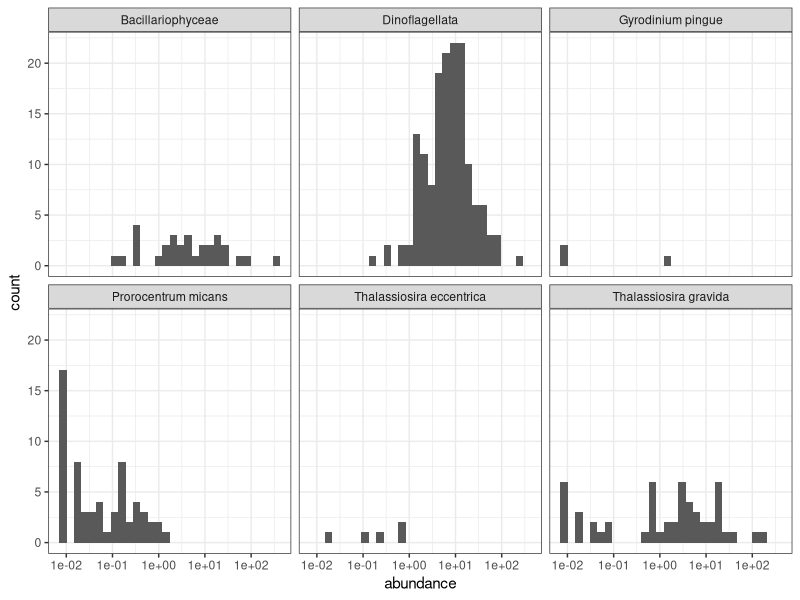
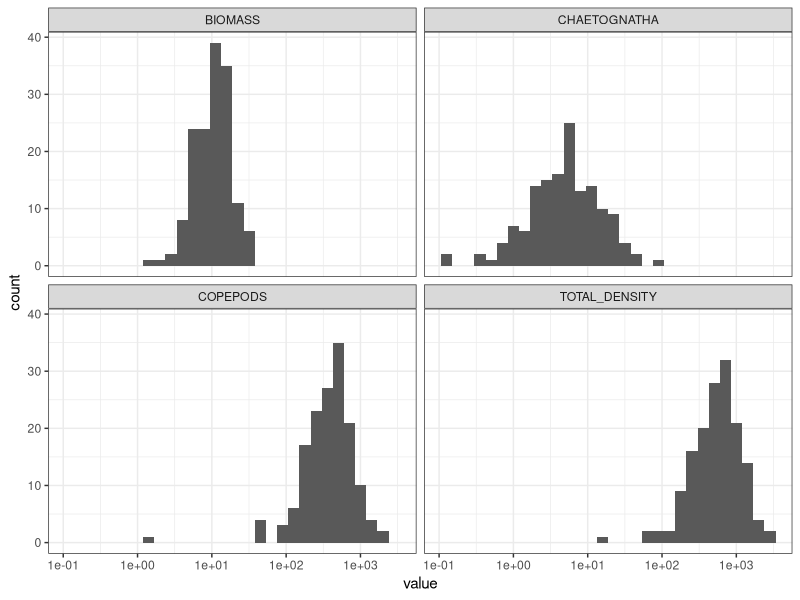
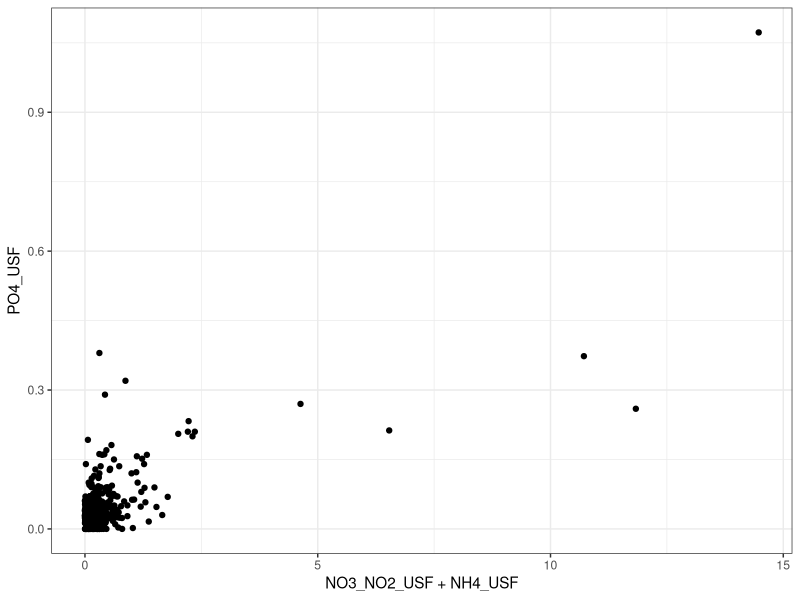

Source code (R) for these figures, in order:
## ---- chunk 1
knitr::opts_chunk$set(echo = TRUE)
library(tidyverse, quietly = TRUE)
## ---- chunk 2
phyto <- read_csv(here::here("data/Cariaco/phyto-ss.csv"))
phyto |> ggplot(aes(x = abundance)) +
  geom_histogram() +
  facet_wrap(~ ScientificName_accepted) +
  theme_bw() +
  scale_x_log10()
## ---- chunk 3
zoo <- read_csv(here::here("data/Cariaco/zoo-ss.csv"))
zoo |> filter(Mesh_Size == 200) |>
  pivot_longer(TOTAL_DENSITY:CHAETOGNATHA) |>
  ggplot(aes(x = value)) +
  geom_histogram() +
  facet_wrap(~ name) +
  theme_bw() +
  scale_x_log10()
## ---- chunk 4
niskin <- read_csv(here::here("data/Cariaco/niskin-ss.csv"))
niskin |> 
  ggplot(aes(NO3_NO2_USF + NH4_USF, PO4_USF)) +
  geom_point() + 
  # scale_x_log10() + scale_y_log10() + 
  theme_bw() 
